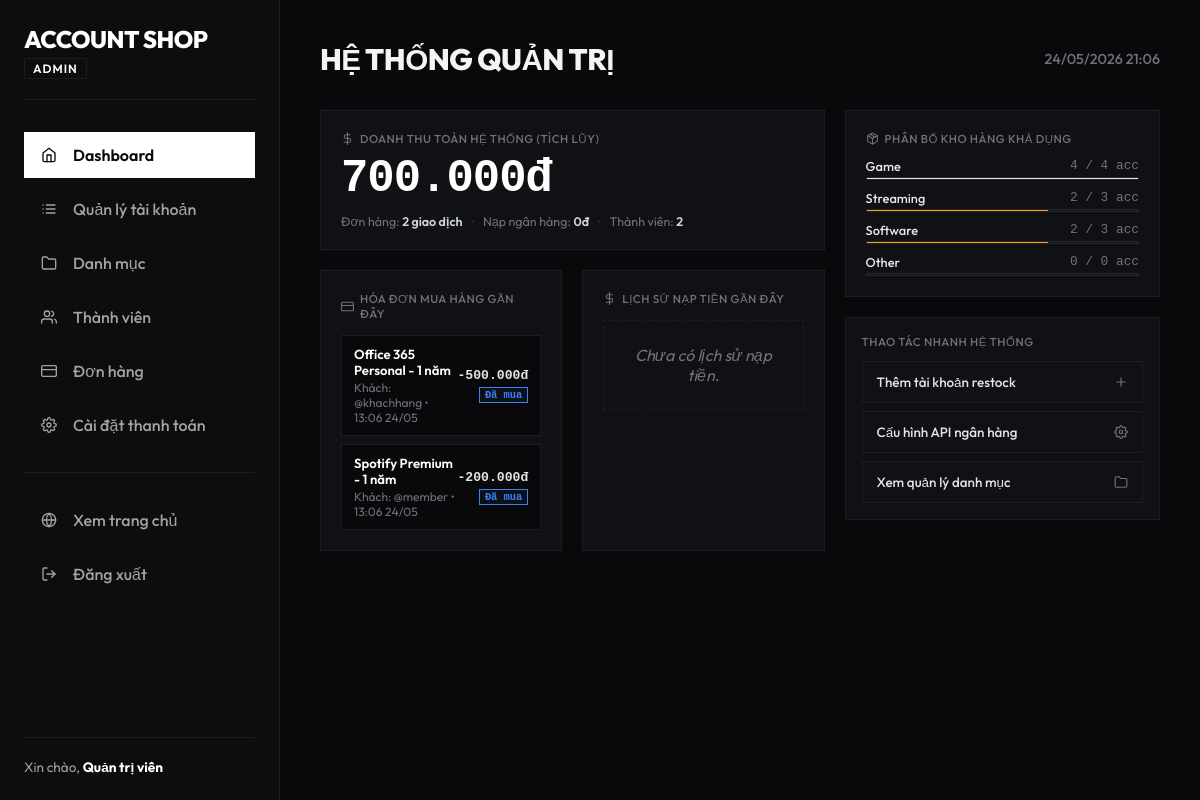
Page /admin/dashboard.php (signed in) on the committed database.
### tables this page shows
CREATE TABLE orders (
  id INT AUTO_INCREMENT PRIMARY KEY,
  user_id INT NOT NULL,
  account_id INT NOT NULL,
  price DECIMAL(15,0) NOT NULL,
  created_at DATETIME DEFAULT CURRENT_TIMESTAMP,
  FOREIGN KEY (user_id) REFERENCES users(id) ON DELETE CASCADE,
  FOREIGN KEY (account_id) REFERENCES accounts(id) ON DELETE CASCADE
);

CREATE TABLE accounts (
  id INT AUTO_INCREMENT PRIMARY KEY,
  name VARCHAR(200) NOT NULL,
  description TEXT,
  price DECIMAL(15,0) NOT NULL DEFAULT 0,
  category_id INT DEFAULT NULL,
  image VARCHAR(255) DEFAULT NULL,
  account_detail TEXT DEFAULT NULL COMMENT 'Thông tin đăng nhập',
  status ENUM('available', 'sold') DEFAULT 'available',
  hidden TINYINT(1) NOT NULL DEFAULT 0 COMMENT 'Ẩn sản phẩm khỏi trang chủ',
  created_at DATETIME DEFAULT CURRENT_TIMESTAMP,
  updated_at DATETIME DEFAULT CURRENT_TIMESTAMP ON UPDATE CURRENT_TIMESTAMP,
  FOREIGN KEY (category_id) REFERENCES categories(id) ON DELETE SET NULL
);

CREATE TABLE users (
  id INT AUTO_INCREMENT PRIMARY KEY,
  username VARCHAR(50) NOT NULL UNIQUE,
  password VARCHAR(255) NOT NULL,
  fullname VARCHAR(100) NOT NULL,
  role ENUM('admin', 'user') DEFAULT 'user',
  balance DECIMAL(15,0) NOT NULL DEFAULT 0,
  created_at DATETIME DEFAULT CURRENT_TIMESTAMP
);

CREATE TABLE categories (
  id INT AUTO_INCREMENT PRIMARY KEY,
  name VARCHAR(100) NOT NULL,
  description TEXT,
  created_at DATETIME DEFAULT CURRENT_TIMESTAMP
);

### admin/dashboard.php (the view, shortened to what this page needs)
<?php
require_once __DIR__ . '/config/db.php';
$totalUsers = $pdo->query("SELECT COUNT(*) FROM users WHERE role='user'")->fetchColumn();
$totalOrders = $pdo->query("SELECT COUNT(*) FROM orders")->fetchColumn();
$totalRevenue = $pdo->query("SELECT SUM(price) FROM orders")->fetchColumn() ?: 0;
$recentOrders = [];
try {
    $recentOrders = $pdo->query("
        SELECT orders.*, users.username, accounts.name AS account_name
        FROM orders
        JOIN users ON orders.user_id = users.id
        JOIN accounts ON orders.account_id = accounts.id
        ORDER BY orders.id DESC
        LIMIT 5
    ")->fetchAll();
} catch (Exception $e) {
    $recentOrders = [];
}
$recentTopups = [];
$totalDeposits = 0;
try {
    $recentTopups = $pdo->query("
        SELECT sepay_transactions.*, users.username
        FROM sepay_transactions
        JOIN users ON sepay_transactions.user_id = users.id
        ORDER BY sepay_transactions.id DESC
        LIMIT 5
    ")->fetchAll();
    $totalDeposits = $pdo->query("SELECT SUM(amount) FROM sepay_transactions")->fetchColumn() ?: 0;
} catch (Exception $e) {
    $recentTopups = [];
    $totalDeposits = 0;
}
$categoryStock = [];
try {
    $categoryStock = $pdo->query("
        SELECT c.id, c.name,
               COUNT(a.id) AS total_count,
               SUM(CASE WHEN a.status = 'available' THEN 1 ELSE 0 END) AS available_count
        FROM categories c
        LEFT JOIN accounts a ON c.id = a.category_id
        GROUP BY c.id, c.name
    ")->fetchAll();
} catch (Exception $e) {
    $categoryStock = [];
}
?>
<!DOCTYPE html>
<html lang="vi">
<head>
    <link rel="stylesheet" href="../assets/admin/css/admin.css">
</head>
<body>
    <div class="admin-layout">
        <?php include __DIR__ . '/sidebar.php'; ?>
        <main class="main-content">
            <header class="topbar">
                <h1>Hệ thống quản trị</h1>
                <div class="topbar-info">
                    <span><?= date('d/m/Y H:i') ?></span>
                </div>
            </header>
            <div class="content-body">
                <div class="dashboard-grid">
                    <div class="dashboard-col-main">
                        <div class="panel-card" style="display: flex; flex-direction: column; justify-content: space-between;">
                            <div>
                                <div class="kpi-main-title">
                                    <svg viewBox="0 0 24 24" width="13" height="13" stroke="currentColor" stroke-width="2" fill="none" stroke-linecap="round" stroke-linejoin="round">
                                        <line x1="12" y1="1" x2="12" y2="23"></line>
                                        <path d="M17 5H9.5a3.5 3.5 0 0 0 0 7h5a3.5 3.5 0 0 1 0 7H6"></path>
                                    </svg>
                                    DOANH THU TOÀN HỆ THỐNG (TÍCH LŨY)
                                </div>
                                <div class="kpi-value"><?= number_format($totalRevenue, 0, ',', '.') ?>đ</div>
                            </div>
                            <div class="kpi-meta">
                                <div>Đơn hàng: <span><?= $totalOrders ?> giao dịch</span></div>
                                <span style="color: #27272a;">&bull;</span>
                                <div>Nạp ngân hàng: <span><?= number_format($totalDeposits, 0, ',', '.') ?>đ</span></div>
                                <span style="color: #27272a;">&bull;</span>
                                <div>Thành viên: <span><?= $totalUsers ?></span></div>
                            </div>
                        </div>
                        <div class="activity-split-grid">
                            <div class="panel-card">
                                <div class="kpi-main-title" style="margin-bottom: 14px;">
                                    <svg viewBox="0 0 24 24" width="13" height="13" stroke="currentColor" stroke-width="2" fill="none" stroke-linecap="round" stroke-linejoin="round">
                                        <rect x="1" y="4" width="22" height="16" rx="2" ry="2"></rect>
                                        <line x1="1" y1="10" x2="23" y2="10"></line>
                                    </svg>
                                    HÓA ĐƠN MUA HÀNG GẦN ĐÂY
                                </div>
                                <div class="activity-dense-list">
                                    <?php foreach ($recentOrders as $order): ?>
                                        <div class="activity-dense-item">
                                            <div>
                                                <div style="font-weight: 600; color: #ffffff;"><?= htmlspecialchars($order['account_name']) ?></div>
                                                <div class="activity-dense-meta">
                                                    Khách: @<?= htmlspecialchars($order['username']) ?> &bull; <?= date('H:i d/m', strtotime($order['created_at'])) ?>
                                                </div>
                                            </div>
                                            <div style="text-align: right; display: flex; flex-direction: column; align-items: flex-end;">
                                                <span style="font-family: monospace; font-weight: 700; color: #e4e4e7;">
                                                    -<?= number_format($order['price'], 0, ',', '.') ?>đ
                                                </span>
                                                <span class="badge-compact badge-compact-info" style="margin-top: 4px;">Đã mua</span>
                                            </div>
                                        </div>
                                    <?php endforeach; ?>
                                </div>
                            </div>
                            <div class="panel-card">
                                <div class="kpi-main-title" style="margin-bottom: 14px;">
                                    <svg viewBox="0 0 24 24" width="13" height="13" stroke="currentColor" stroke-width="2" fill="none" stroke-linecap="round" stroke-linejoin="round">
                                        <line x1="12" y1="1" x2="12" y2="23"></line>
                                        <path d="M17 5H9.5a3.5 3.5 0 0 0 0 7h5a3.5 3.5 0 0 1 0 7H6"></path>
                                    </svg>
                                    LỊCH SỬ NẠP TIỀN GẦN ĐÂY
                                </div>
                                <div class="activity-dense-list">
                                    <?php if (empty($recentTopups)): ?>
                                        <div class="empty" style="border: 1px dashed var(--border-color); padding: 24px !important;">Chưa có lịch sử nạp tiền.</div>
                                    <?php endif; ?>
                                </div>
                            </div>
                        </div>
                    </div>
                    <div class="dashboard-col-side">
                        <div class="panel-card">
                            <div class="kpi-main-title">
                                PHÂN BỐ KHO HÀNG KHẢ DỤNG
                            </div>
                            <div class="inventory-list">
                                <?php foreach ($categoryStock as $cat):
                                    $total = $cat['total_count'];
                                    $avail = $cat['available_count'];
                                    $pct = $total > 0 ? ($avail / $total) * 100 : 0;
                                    $lowStock = $avail < 3;
                                ?>
                                    <div class="inventory-item">
                                        <div class="inventory-header">
                                            <span class="inventory-name"><?= htmlspecialchars($cat['name']) ?></span>
                                            <span class="inventory-count"><?= $avail ?> / <?= $total ?> acc</span>
                                        </div>
                                        <div class="inventory-bar-wrapper">
                                            <div class="inventory-bar-fill <?= $lowStock ? 'inventory-bar-low' : '' ?>" style="width: <?= $pct ?>%;"></div>
                                        </div>
                                    </div>
                                <?php endforeach; ?>
                            </div>
                        </div>
                        <div class="panel-card" style="padding: 16px;">
                            <div class="kpi-main-title" style="margin-bottom: 12px;">THAO TÁC NHANH HỆ THỐNG</div>
                            <div class="action-item-list">
                                <a href="crud/accounts/add.php" class="action-item-link">
                                    <span>Thêm tài khoản restock</span>
                                    <svg viewBox="0 0 24 24" width="14" height="14" stroke="currentColor" stroke-width="2" fill="none" stroke-linecap="round" stroke-linejoin="round">
                                        <line x1="12" y1="5" x2="12" y2="19"></line>
                                        <line x1="5" y1="12" x2="19" y2="12"></line>
                                    </svg>
                                </a>
                                <a href="crud/settings/topup.php" class="action-item-link">
                                    <span>Cấu hình API ngân hàng</span>
                                </a>
                                <a href="crud/categories/list.php" class="action-item-link">
                                    <span>Xem quản lý danh mục</span>
                                    <svg viewBox="0 0 24 24" width="14" height="14" stroke="currentColor" stroke-width="2" fill="none" stroke-linecap="round" stroke-linejoin="round">
                                        <path d="M22 19a2 2 0 0 1-2 2H4a2 2 0 0 1-2-2V5a2 2 0 0 1 2-2h5l2 3h9a2 2 0 0 1 2 2z"></path>
                                    </svg>
                                </a>
                            </div>
                        </div>
                    </div>
                </div>
            </div>
        </main>
    </div>
</body>
</html>

### assets/admin/css/admin.css (style rules this page uses)
:root { color-scheme: dark; --primary: #ffffff; --primary-hover: #e5e5e5; --primary-light: #262626; --secondary: #737373; --secondary-hover: #525252; --background: #0a0a0a; --sidebar-bg: #0d0d0d; --sidebar-text: #a3a3a3; --sidebar-text-hover: #ffffff; --card-bg: #121212; --text-main: #ffffff; --text-muted: #737373; --border-color: #262626; --success: #10b981; --success-light: rgba(16, 185, 129, 0.1); --danger: #ef4444; --danger-light: rgba(239, 68, 68, 0.1); --warning: #f59e0b; --transition: all 0.2s cubic-bezier(0.16, 1, 0.3, 1); }
* { box-sizing: border-box; margin: 0; padding: 0; border-radius: 0 !important; }
body { font-family: 'Outfit', sans-serif; background-color: var(--background); color: var(--text-main); display: flex; min-height: 100vh; flex-direction: column; }
.admin-layout { display: flex; flex: 1; width: 100%; }
.main-content { flex: 1; padding: 40px; display: flex; flex-direction: column; overflow-y: auto; max-width: calc(100% - 280px); }
.topbar { display: flex; justify-content: space-between; align-items: center; margin-bottom: 32px; }
.topbar h1 { font-size: 1.85rem; font-weight: 800; color: var(--text-white); letter-spacing: -0.5px; text-transform: uppercase; }
.topbar-info { font-size: 0.9rem; color: var(--text-muted); font-weight: 500; }
.content-body { display: flex; flex-direction: column; gap: 32px; }
.empty { text-align: center; color: var(--text-muted); font-style: italic; padding: 32px !important; }

### admin/dashboard.php (style rules this page uses)
:root { --card-bg: #101114; --border-color: #1c1d22; --background: #08090a; --text-main: #f3f4f6; --text-muted: #71717a; --success: #10b981; --warning: #f59e0b; --danger: #ef4444; }
body { background-color: var(--background); color: var(--text-main); }
.dashboard-grid { display: grid; grid-template-columns: 8fr 5fr; gap: 20px; align-items: start; }
.dashboard-col-main, .dashboard-col-side { display: flex; flex-direction: column; gap: 20px; }
.panel-card { background-color: var(--card-bg); border: 1px solid var(--border-color); padding: 20px; position: relative; transition: border-color 0.2s cubic-bezier(0.16, 1, 0.3, 1), box-shadow 0.2s ease; }
.kpi-main-title { font-size: 0.72rem; font-weight: 500; color: var(--text-muted); letter-spacing: 0.5px; margin-bottom: 8px; display: flex; align-items: center; gap: 6px; text-transform: uppercase; }
.kpi-value { font-family: 'Courier New', Courier, monospace; font-size: 2.85rem; font-weight: 700; color: #ffffff; letter-spacing: -1px; line-height: 1.1; }
.kpi-meta { font-size: 0.78rem; color: var(--text-muted); margin-top: 10px; display: flex; align-items: center; gap: 8px; }
.kpi-meta span { color: #d1d5db; font-weight: 600; }
.inventory-list { display: flex; flex-direction: column; gap: 10px; margin-top: 12px; }
.inventory-item { font-size: 0.8rem; }
.inventory-header { display: flex; justify-content: space-between; margin-bottom: 3px; }
.inventory-name { color: #e5e7eb; font-weight: 500; }
.inventory-count { font-family: monospace; color: var(--text-muted); }
.inventory-bar-wrapper { width: 100%; background-color: #18181b; height: 3px; overflow: hidden; border: 1px solid #27272a; }
.inventory-bar-fill { height: 100%; background-color: #e4e4e7; transition: width 0.3s ease; }
.inventory-bar-low { background-color: var(--warning); }
.activity-split-grid { display: grid; grid-template-columns: 1fr 1fr; gap: 20px; }
.action-item-list { display: flex; flex-direction: column; gap: 8px; }
.action-item-link { display: flex; justify-content: space-between; align-items: center; padding: 12px 14px; border: 1px solid var(--border-color); background-color: var(--card-bg); color: #e4e4e7; text-decoration: none; font-size: 0.84rem; font-weight: 500; transition: all 0.15s ease; }
.action-item-link svg { stroke: var(--text-muted); transition: stroke 0.15s ease; }
.activity-dense-list { display: flex; flex-direction: column; gap: 8px; }
.activity-dense-item { display: flex; justify-content: space-between; align-items: center; padding: 10px 12px; background-color: #09090b; border: 1px solid var(--border-color); font-size: 0.82rem; transition: all 0.15s ease; }
.activity-dense-meta { color: var(--text-muted); font-size: 0.75rem; margin-top: 2px; }
.badge-compact { font-family: monospace; font-size: 0.65rem; padding: 1px 5px; border: 1px solid transparent; font-weight: 600; }
.badge-compact-info { background-color: rgba(59, 130, 246, 0.05); color: #3b82f6; border-color: #3b82f6; }

### rows in the picture
orders: account.name "Office 365 Personal - 1 năm", user.username "khachhang", created_at "13:06 24/05", price "500.000"
orders: account.name "Spotify Premium - 1 năm", user.username "member", created_at "13:06 24/05", price "200.000"
categories: name "Game", avail "4", total "4", $pct 100 (drawn)
categories: name "Streaming", avail "2", total "3", $pct 66.666666666667 (drawn)
categories: name "Software", avail "2", total "3", $pct 66.666666666667 (drawn)
categories: name "Other", avail "0", total "0"

### other values in the picture
$_SESSION['admin_fullname'] "Quản trị viên"
$totalRevenue "700.000"
$totalOrders "2"
$totalDeposits "0"
$totalUsers "2"
